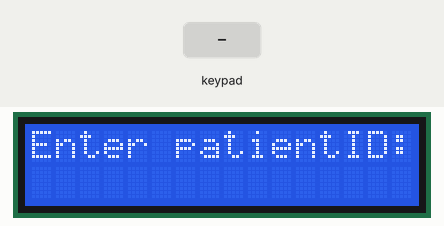
Recording of a program running on a simulated ATmega32, built with avr-gcc and emulated at 8 MHz. Shown: 16×2 character LCD. Wiring (inferred from the names in the program): character LCD (HD44780): RS PC7; E PC6; data PD0, PD1, PD2, PD3, PD4, PD5, PD6, PD7. Wiring (inferred from the signals the program sends): 4×4 keypad with keys 1 2 3 A 4 5 6 B 7 8 9 C * 0 # D (labels assumed): rows PB0, PB1, PB2, PB3; columns PB4, PB5, PB6, PB7. The inputs (shaded band) are chosen by the test bench. EEPROM starts erased.

Above: at 1.2 s.
1.3 s: keypad keys 1 2 # pressed 0.4 s apart
At 2.9 s:
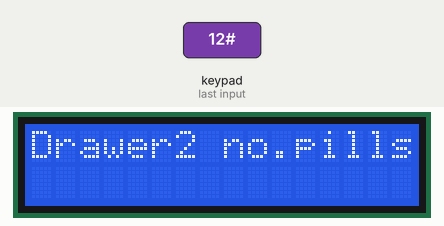
4.0 s: key 'A' pressed
At 5.6 s:
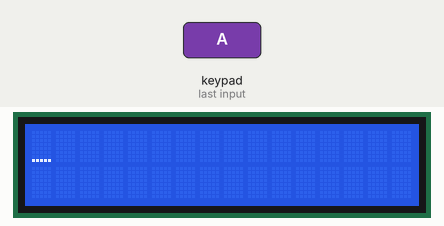
5.9 s: key 'B' pressed
At 7.3 s:
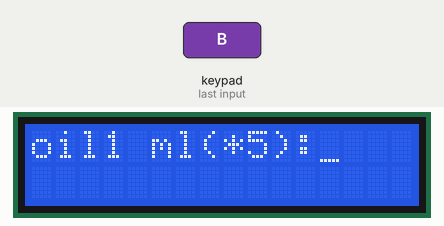
7.6 s: keypad keys 1 2 * pressed 0.4 s apart
At 9.7 s:
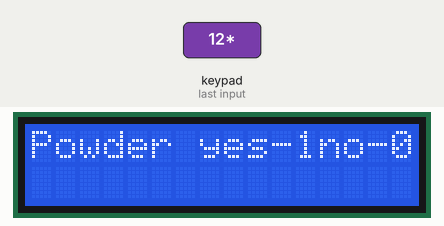
10.3 s: key 'D' pressed
At 10.5 s:
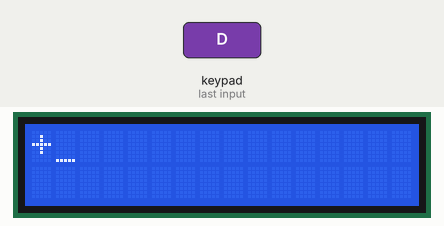
12.1 s: key '0' pressed
At 12.7 s:
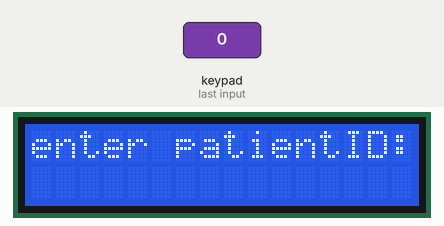
Timing chart, 0 to 14.7 s (numbered marks = the images above; inputs shaded):
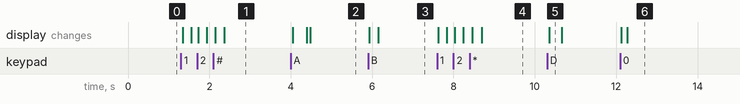

Measured:
- after the input at 1.3 s, the display: first changes after 0.05 s (image 1 shows a later state)
- after the input at 4.0 s, the display: first changes after 0.05 s (image 2 shows a later state)
- after the input at 5.9 s, the display: first changes at once (image 3 shows a later state)
- after the input at 7.6 s, the display: first changes at once (image 4 shows a later state)
- after the input at 10.3 s, the display: changes after 0.05 s (image 5)
- after the input at 12.1 s, the display: first changes at once (image 6 shows a later state)

The program:

main.c
```c
/*
 * Final code.c
 *
 * Created: 2022-05-23 8:20:41 PM
 * Author : Navindu
 */

#define F_CPU 8000000UL
#include <avr/io.h>
#include <util/delay.h>
#include "display.c"
#include "solenoid.c"


int main(void)
{
	//DDRA|=(1<<Load_clk); //Load cell clock pin
	//PORTA&=~(1<<Load_clk);//Clock pin low

	DDRC |= (11<<6);


	unsigned char x;
	DDRB = 0X0F;
	int position;
	int i=0;

	//for(int i=0;i<=9;i++)

	unsigned char W_array[8];
	//memset(W_array,0,8);
	while(1)
	{
		while(i<10)
		{
			PORTB = 0XF0;
			lcd_init();
			lcd_print("Enter patientID:");
			while(!(PINB!= 0XF0));
			if (PINB!= 0XF0)
			{
				W_array[0] = keypad();
			}
			lcd_init();
			lcddata(W_array[0]);
			_delay_ms(50);
			lcd_init();
			PORTB=0XF0;

			lcd_print("oil1 ml(*5):");
			while(!(PINB!= 0XF0));
			if (PINB!= 0XF0)
			{
				W_array[1] = keypad();
			}
			lcd_init();
			lcddata(W_array[1]);
			_delay_ms(50);
			lcd_init();
			PORTB=0XF0;

			lcd_print("oil2 ml(*5):");
			while(!(PINB!= 0XF0));
			if (PINB!= 0XF0)
			{
				W_array[2] = keypad();
			}
			lcd_init();
			lcddata(W_array[2]);
			_delay_ms(50);
			lcd_init();
			PORTB=0XF0;

			lcd_print("oil 3 ml(*5):");
			while(!(PINB!= 0XF0));
			if (PINB!= 0XF0)
			{
				W_array[3] = keypad();
			}
			lcd_init();
			lcddata(W_array[3]);
			_delay_ms(50);
			lcd_init();
			PORTB=0XF0;

			lcd_print("oil 4 ml(*5):");
			while(!(PINB!= 0XF0));
			if (PINB!= 0XF0)
			{
				W_array[4] = keypad();
			}
			lcd_init();
			lcddata(W_array[4]);
			_delay_ms(50);
			lcd_init();
			PORTB=0XF0;

			lcd_print("Drawer1 no.pills:");
			while(!(PINB!= 0XF0));
			if (PINB!= 0XF0)
			{
				W_array[5] = keypad();
			}
			lcd_init();
			lcddata(W_array[5]);
			_delay_ms(50);
			lcd_init();
			PORTB=0XF0;

			lcd_print("Drawer2 no.pills:");
			while(!(PINB!= 0XF0));
			if (PINB!= 0XF0)
			{
				W_array[6] = keypad();
			}
			lcd_init();
			lcddata(W_array[6]);
			_delay_ms(50);
			lcd_init();
			PORTB=0XF0;

			lcd_print("Powder yes-1no-0:");
			while(!(PINB!= 0XF0));
			if (PINB!= 0XF0)
			{
				W_array[7] = keypad();
			}
			lcd_init();
			lcddata(W_array[7]);
			_delay_ms(50);
			lcd_init();
			PORTB=0XF0;

			position=0;
			switch(W_array[0])
			{
				case '0':
				position =0;
				break;
				case '1':
				position =8;
				break;
				case '2':
				position =16;
				break;
				case '3':
				position =24;
				break;
				case '4':
				position =32;
				break;
				case '5':
				position =40;
				break;
				case '6':
				position =48;
				break;
				case '7':
				position =56;
				break;
				case '8':
				position =40;
				break;
				case '9':
				position =40;
				break;
			};

			eeprom_write_block(W_array,position,strlen(W_array));

			unsigned char condition;
			lcd_print("Do you need");
			_delay_ms(20);
			lcd_init();
			lcd_print("to add");
			_delay_ms(20);
			lcd_init();
			lcd_print("more record?");
			_delay_ms(20);
			lcd_init();
			lcd_print("Yes-1 No-0");
			_delay_ms(20);
			lcd_init();
			while(!(PINB!= 0XF0));
			if (PINB!= 0XF0)
			{
				condition = keypad();
			}
			lcd_init();
			lcddata(condition);
			_delay_ms(50);
			lcd_init();
			PORTB=0XF0;
			if(condition=='0')

			break;

		}

		unsigned char patientID;

		lcd_print("To retrieve data");
		lcd_init();
		lcd_print("enter patientID:");
		while(!(PINB!= 0XF0));
		if (PINB!= 0XF0)
		{
			patientID = keypad();
		}
		lcd_init();
		lcddata(patientID);
		_delay_ms(50);
		lcd_init();
		PORTB=0XF0;

		position = 0;
		switch(patientID)
		{
			case '0':
			position =0;
			break;
			case '1':
			position =8;
			break;
			case '2':
			position =16;
			break;
			case '3':
			position =24;
			break;
			case '4':
			position =32;
			break;
			case '5':
			position =40;
			break;
			case '6':
			position =48;
			break;
			case '7':
			position =56;
			break;
			case '8':
			position =40;
			break;
			case '9':
			position =40;
			break;
		};

		unsigned char R_array[8];
		memset(R_array,0,8);
		int measure=0;


		eeprom_read_block(R_array,position,strlen(W_array));

		lcd_init();
		lcd_print("PatientID:");
		lcddata(R_array[0]);
		_delay_ms(10);

		lcd_init();
		lcd_print("Tube 1(*5ml):");
		lcddata(R_array[1]);
		//measure = atoi(R_array[1]);
		measure = (int)(R_array[1]);
		Solenoid('1',measure);
		_delay_ms(10);
		measure=0;

		lcd_init();
		lcd_print("Tube 2(*5ml):");
		lcddata(R_array[2]);
		measure = atoi(R_array[2]);
		Solenoid('2',measure);
		_delay_ms(10);
		measure=0;

		lcd_init();
		lcd_print("Tube 3(*5ml):");
		lcddata(R_array[3]);
		measure = atoi(R_array[3]);
		Solenoid('3',measure);
		_delay_ms(10);
		measure=0;

		lcd_init();
		lcd_print("Tube 4(*5ml):");
		lcddata(R_array[4]);
		measure = atoi(R_array[1]);
		Solenoid('4',measure);
		_delay_ms(10);


		lcd_init();
		if(!(R_array[5]=='0'))
		{
			lcd_print("Drawer1 - ");
			lcddata(R_array[5]);
			lcd_print(" pills");
			_delay_ms(200);
			lcd_init();
			lcd_print("Please close the");
			_delay_ms(20);
			lcd_init();
			lcd_print("drawer 1 after");
			_delay_ms(20);
			lcd_init();
			lcd_print("you take pills");
			_delay_ms(20);
		}
		_delay_ms(10);

		lcd_init();
		if(!(R_array[6]=='0'))
		{
			lcd_print("Drawer2 - ");
			lcddata(R_array[6]);
			lcd_print(" pills");
			_delay_ms(200);
			lcd_init();
			lcd_print("Please close the");
			_delay_ms(20);
			lcd_init();
			lcd_print("drawer 2 after");
			_delay_ms(20);
			lcd_init();
			lcd_print("you take pills");
			_delay_ms(20);

		}
		_delay_ms(10);

		lcd_init();
		if(!(R_array[7]=='0'))
		{
			lcd_print("Take the powder");
		}
		_delay_ms(10);
		lcd_init();

		lcd_print("Thank you!!");


		return 0;
	}

	return 0;
}
```

display.c
```c
uint8_t hx711H=0; //Load Scale High Bits
uint16_t hx711L=0;//Load Scale Low Bits

#define Load_data 0
#define Load_clk 1
#define LCD PORTD
#define EN 6
#define RS 7

unsigned char keypad();
void lcdcmd(unsigned char cmd);
void lcd_init();
void lcddata(unsigned char data);
void lcd_print(char *str);


float loadCellRead();
float hx=0;


unsigned char keypad(){
	PORTB = 0b11111110;

	if ((PINB & (1<<PINB4)) ==0)
	{
		_delay_ms(15);
		return '7';
	}
	else if((PINB & (1<<PINB5)) ==0)
	{
		_delay_ms(15);
		return '8';
	}
	else if((PINB & (1<<PINB6)) ==0)
	{
		_delay_ms(15);
		return '9';
	}
	else if((PINB & (1<<PINB7)) ==0)
	{
		_delay_ms(15);
		return '/';
	}
	PORTB = 0b11111101;

	if ((PINB & (1<<PINB4)) ==0)
	{
		_delay_ms(15);
		return '4';
	}
	else if((PINB & (1<<PINB5)) ==0)
	{
		_delay_ms(15);
		return '5';
	}
	else if((PINB & (1<<PINB6)) ==0)
	{
		_delay_ms(15);
		return '6';
	}
	else if((PINB & (1<<PINB7)) ==0)
	{
		_delay_ms(15);
		return 'X';
	}

	PORTB = 0b11111011;

	if ((PINB & (1<<PINB4)) ==0)
	{
		_delay_ms(15);
		return '1';
	}
	else if((PINB & (1<<PINB5)) ==0)
	{
		_delay_ms(15);
		return '2';
	}
	else if((PINB & (1<<PINB6)) ==0)
	{
		_delay_ms(15);
		return '3';
	}
	else if((PINB & (1<<PINB7)) ==0)
	{
		_delay_ms(15);
		return '-';
	}
	PORTB = 0b11110111;

	if ((PINB & (1<<PINB4)) ==0)//C
	{
		_delay_ms(15);
		lcd_init();
	}
	else if((PINB & (1<<PINB5)) ==0)
	{
		_delay_ms(15);
		return '0';
	}
	else if((PINB & (1<<PINB6)) ==0)
	{
		_delay_ms(15);
		return '=';
	}
	else if((PINB & (1<<PINB7)) ==0)///+
	{
		_delay_ms(15);
		return '+';
	}

}

void lcdcmd(unsigned char cmd){
	PORTC &= ~(1<<RS);
	LCD = cmd & 0XF0;
	PORTC |= (1<<EN);
	_delay_ms(1);
	PORTC &= ~(1<<EN);

	LCD = cmd<<4;
	PORTC |= (1<<EN);
	_delay_ms(1);
	PORTC &= ~(1<<EN);
}

void lcd_init(){
	DDRD = 0XFF;
	PORTC &= ~(1<<EN);
	lcdcmd(0X33);
	lcdcmd(0X32);
	lcdcmd(0X28);
	lcdcmd(0X0E);
	lcdcmd(0X01);
	_delay_ms(2);
}

void lcddata(unsigned char data){
	PORTC |= (1<<RS);
	LCD = data & 0XF0;//CHECK
	PORTC |= (1<<EN);
	_delay_ms(1);
	PORTC &= ~(1<<EN);

	LCD = data<<4;
	PORTC |= (1<<EN);
	_delay_ms(1);
	PORTC &= ~(1<<EN);
}

void lcd_print(char *str)
{
	unsigned char i =0;
	while (str[i]!=0){
		lcddata(str[i]);
		i++;
	}
}

/*
float loadCellRead(){
	hx711H=0;hx711L=0;  //clear variables
	for(uint8_t i=0;i<8;i++){  // Load cell data high 8 bits
		PORTA|=(1<<Load_clk); //Clock pin high
		_delay_us(10);
		if ((PINA&(1<<Load_data))>>Load_data)  //read data pin
		{hx711H|=(1<<(7-i));//set hx 711 variable
		}
		else
		{hx711H&=~(1<<(7-i));
		}
		PORTA&=~(1<<Load_clk); //Clock pin low
		_delay_us(5);
	}


	for(uint8_t i=0;i<16;i++){ // Load cell data low 16 bits
		PORTA|=(1<<Load_clk); //Clock pin high
		_delay_us(10);
		if ((PINA&(1<<Load_data))>>Load_data) //read data pin
		{hx711L|=(1<<(15-i));
		}
		else
		{hx711L&=~(1<<(15-i));
		}
		PORTA&=~(1<<Load_clk); //Clock pin low
		_delay_us(5);
	}

	hx711L=hx711L>>1; //shift bits

	if (hx711H&1)  //bit setup
	{hx711L|=(1<<15);
	}
	else
	{hx711L&=~(1<<15);
	}
	hx711H=hx711H>>1;

	return (hx711H*(65536/18029.6))+hx711L/18029.6; //load cell calibration
}
*/


	/*while (1)
	{
		hx=loadCellRead();
		if (hx>15)
		{
			PORTD |= (1<<1);
		}
	}*/
```

solenoid.c
```c
#define lqd1 1  // how much time(ms) need to release 1 mili-liter of liquid 1
#define lqd2 1  // how much time(ms) need to release 1 mili-liter of liquid 2
#define lqd3 1  // how much time(ms) need to release 1 mili-liter of liquid 3
#define lqd4 1	// how much time(ms) need to release 1 mili-liter of liquid 4

int Solenoid(unsigned char oil1,int  measure);
void time_delay();


int Solenoid(unsigned char oil1,int measure)
{
	DDRD = 0x1F;	   //make PORTD0 to PORTD4 as outputs
	int time=0;

	while (1)
	{
		switch(oil1)
		{
			case '1':
				PORTD = PORTD | (1<<0);
				time = 50;
				while(!(time==0))
				{
					_delay_ms(10);
					time --;
				}
				PORTD = 0x00;
				break;
			case '2':
				PORTD = PORTD | (1<<1);
				time = measure*5*lqd2;
				while(time>0)
				{
					_delay_ms(10);
					time --;
				}
				PORTD = 0x00;
				break;
			case '3':
				PORTD = PORTD | (1<<2);
				time = measure*5*lqd3;
				while(time>0)
				{
					_delay_ms(1000);
					time--;
				}
				PORTD = 0x00;
				break;
			case '4':
				PORTD = PORTD | (1<<3);
				time = measure*5*lqd4;
				while(time>0)
				{
					_delay_ms(1000);
					time--;
				}
				PORTD = 0x00;
				break;
			default:
				break;
		}

		return 0;
	}

}
```
